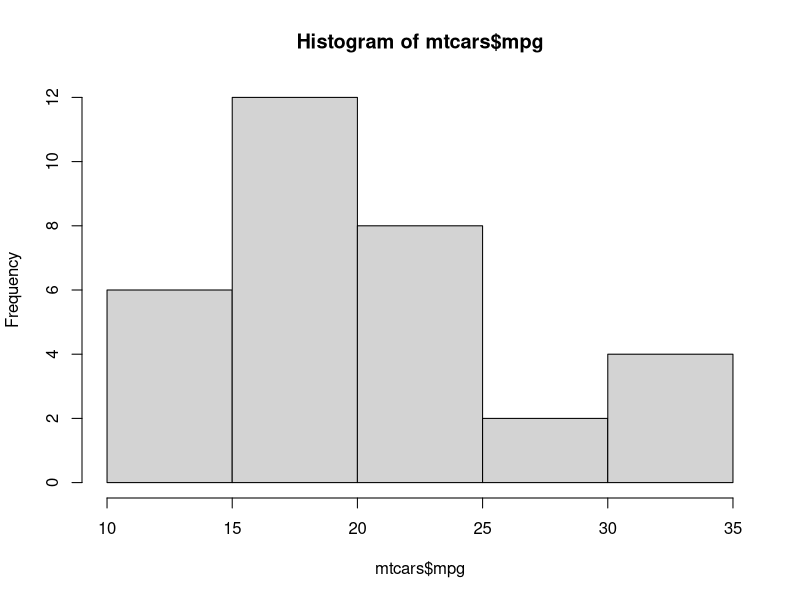
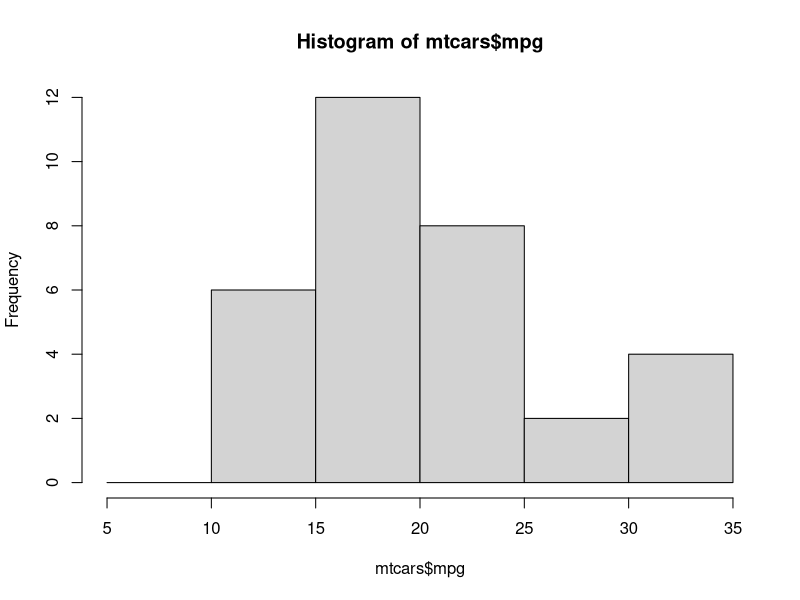
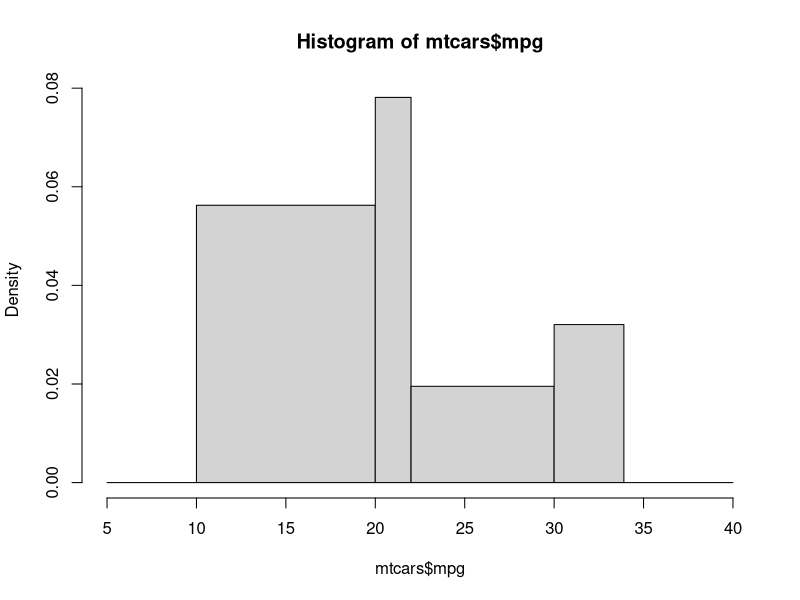
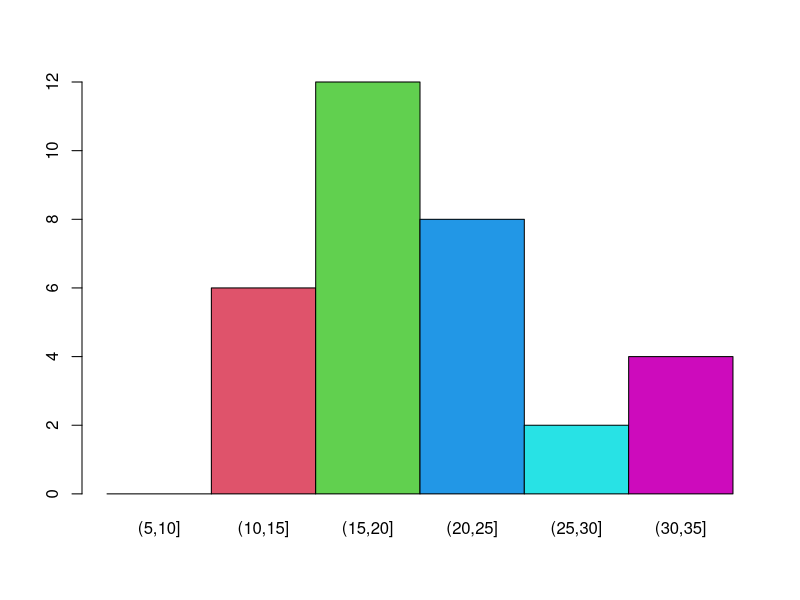

These charts were generated, in order, by the following R code:
# mtcars - loops and apply

names(mtcars)
vars1= c('mpg', 'disp', 'hp','drat','wt','qsec')
vars2 = c('gear','cyl', 'vs', 'am','gear','carb')

paste('mtcars','mpg',sep='$')
noquote(paste('mtcars','mpg',sep='$'))

length(mtcars)
mean(mtcars[,1]); mean(mtcars[,2]); mean(mtcars[,3]) ;mean(mtcars[,4]); mean(mtcars[,5])

#using indices
for(i in 1:5) {
  print(mean(mtcars[,i]))
}

vars1
#using vector of names
for(i in vars1) {
  print(mean(mtcars[,i]))
}

?lapply
lapply(mtcars[vars1], mean)
lapply(mtcars[vars1],quantile)
sapply(mtcars[vars1], mean)
sapply(mtcars[vars1], quantile)
quantile(mtcars$mpg, c(.1,.3,.4,.8))

apply(mtcars,1,FUN=mean) #rowsise mean
apply(mtcars,2,FUN=mean) #colsise mean

#ifelse
ifelse(mtcars$mpg > 25,'High', 'Low')
cbind(mtcars$mpg, ifelse(mtcars$mpg > 30,'High', 'Low'))

#frequency Table
table(mtcars$cyl)
table(mtcars$gear, mtcars$cyl)
(t1= table(mtcars$gear, mtcars$cyl, dnn=list('gears','cylinder') ))
t1

#add.margin----
addmargins(t1) #sum all sides rows and columns
addmargins(t1,FUN=mean)
addmargins(t1,FUN=list(list(mean,sum), list(sd, median)))

#margin.table----
t1
margin.table(t1)
?margin.table
margin.table(t1,margin=1)
margin.table(t1,margin=2)
#prop.table
t1
prop.table(t1)
1/32
addmargins(prop.table(t1, 1))
addmargins(prop.table(t1, 2))

#freq distribution
mtcars$mpg
range(mtcars$mpg)
breaks = seq(from=floor(min(mtcars$mpg))-5,to=ceiling(max(mtcars$mpg))+ 5,by=5) #seq(5,35,5)
breaks
class(breaks)
mtcars$mpg
(mpg.cut = cut(mtcars$mpg, breaks))  #cut/place into interval
?cut
(t2a =table(mpg.cut))
mtcars$mpg
(t2b =cbind(table(mpg.cut))) #transpose
#(t2b_new = t2b[-3])

hist(mtcars$mpg)
breaks
(breaks1 = c(5,10,20,22,30,40, max(mtcars$mpg)))
hist(mtcars$mpg,breaks=breaks)
hist(mtcars$mpg,breaks=breaks1)

barplot(t2b, beside = T,col=1:6, names.arg = rownames(t2b))


#----

(mpg.cut2 = cut(mtcars$mpg, breaks, labels=LETTERS[1:6]))

(mpg.cut2 = cut(mtcars$mpg, breaks, labels=LETTERS[1:6], levels=LETTERS[1:6], ordered=T))
table(mpg.cut2)
(freqdist2= cbind(table(mpg.cut2)))  

#Creating discontinous intervals using cut command
#mridula
